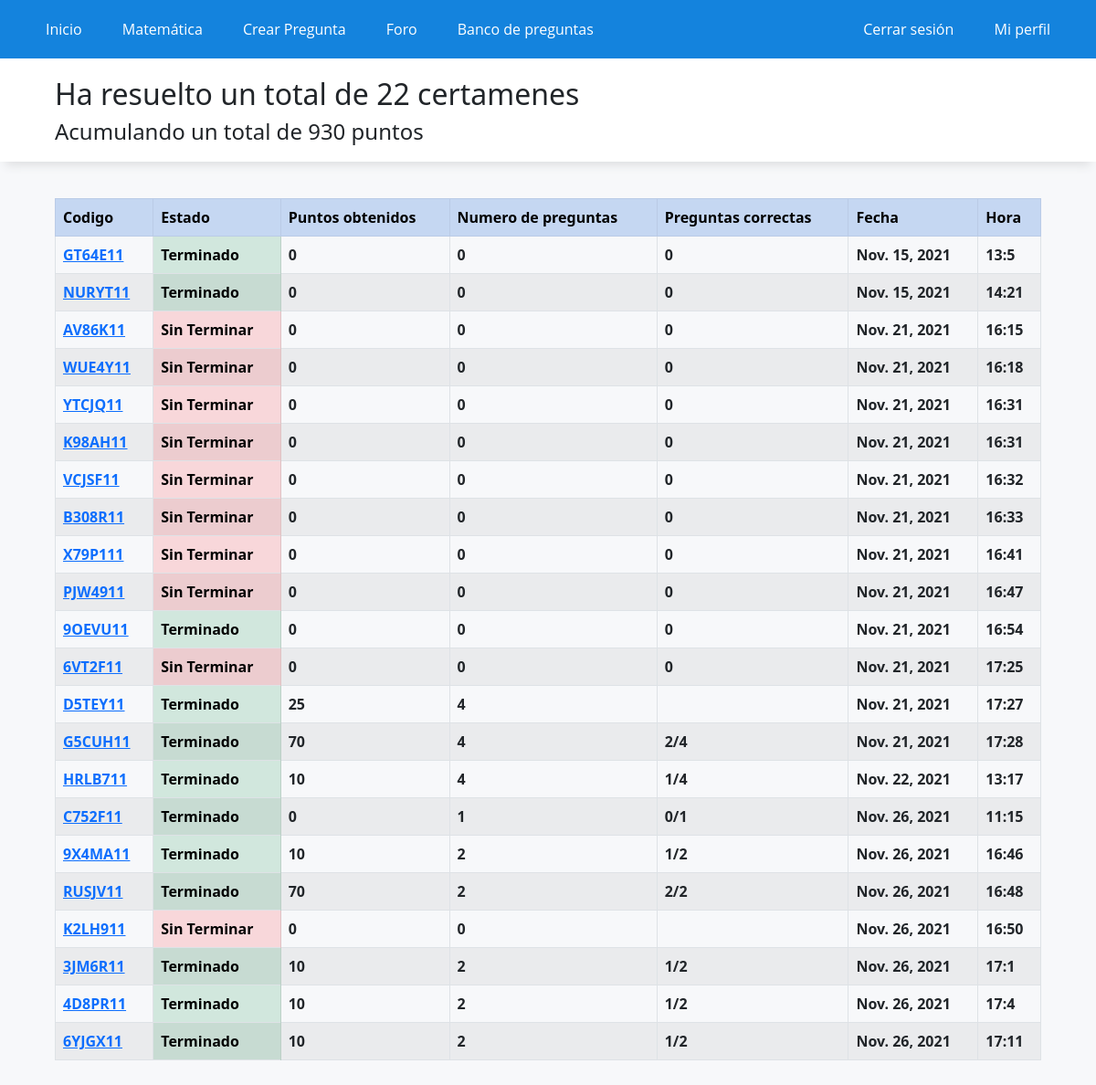
/historial/ (signed in), run on an earlier commit of the app's database.
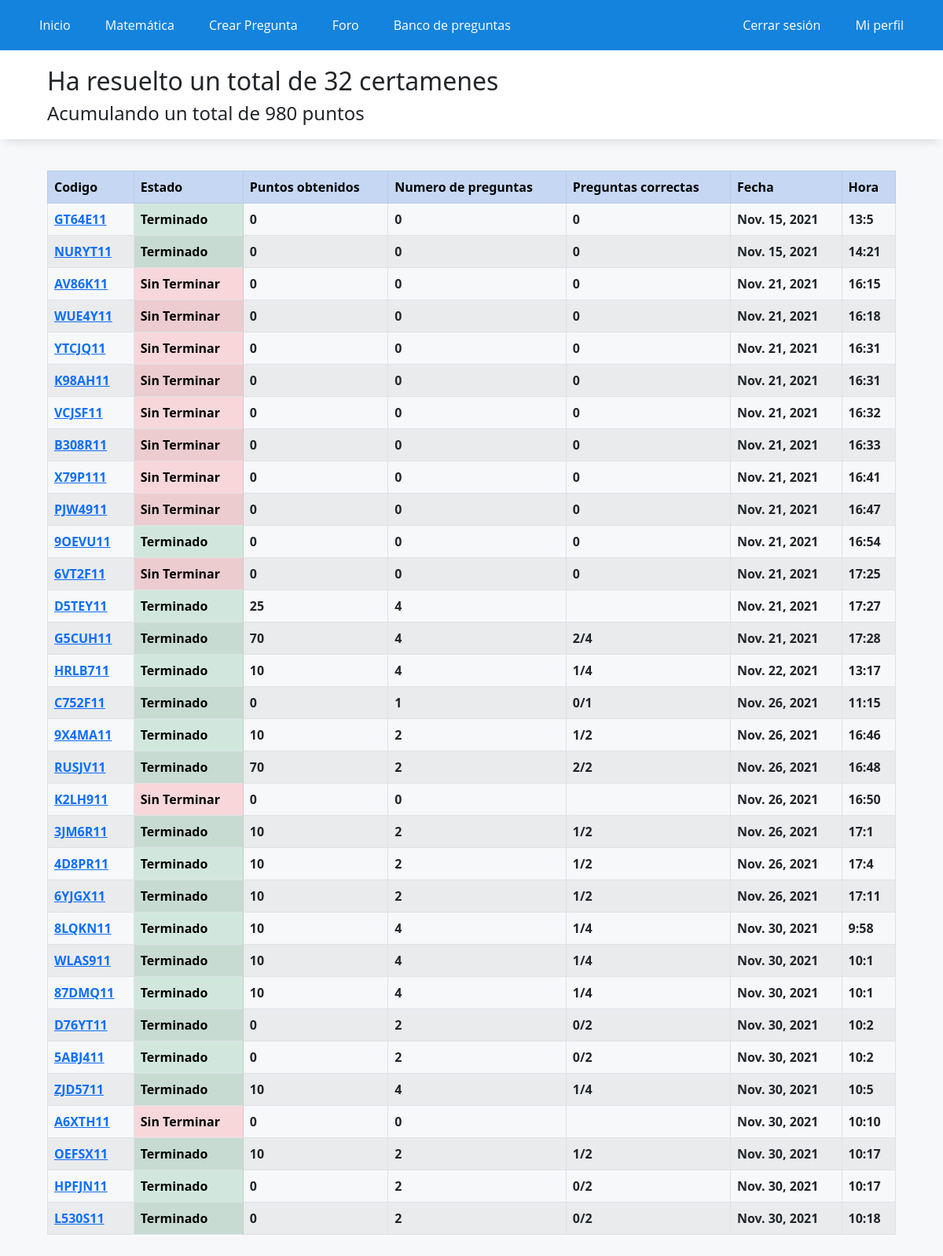
And on a later commit of the database.
### WebApp/models.py (models this page shows)
class historialCertamen(models.Model):
    id_usuario = models.IntegerField()
    id_preguntas = models.CharField(max_length=50)
    fecha = models.DateField(auto_now_add=True)
    hora = models.TimeField(auto_now_add=True)
    estado = models.BooleanField(default=False)
    id_certamen = models.CharField(max_length=20, default="")
    n_preguntas = models.IntegerField(default=0)
    n_correctas = models.CharField(max_length=20, default="")
    puntos = models.IntegerField(default=0)
    alternativa_marcadas = models.CharField(max_length=100, default="")

### WebApp/views.py (the view)
# urls.py: path('historial/',registro_certamenes, name="historial"),
def registro_certamenes(request):
    certamenes = historialCertamen.objects.filter(id_usuario=request.user.id)
    data= {
        'puntos': profile.objects.get(name_id=request.user.id).punctuation,
        'certamenes': certamenes,
        'n_certamenes': certamenes.count(),
    }
    return render(request,'app/registro_certamenes.html',data)

### WebApp/templates/app/registro_certamenes.html (shortened to what this page needs)
{% extends 'app/base.html' %}
{% load static %}
{% block contenido %}
<div class="titulo">
    <h2>Ha resuelto un total de {{n_certamenes}} certamenes</h2>
    <h4>Acumulando un total de {{puntos}} puntos</h4>
</div>
<div class="elContenedor">
    <table class="table table-striped table-bordered">
        <tr class="table-primary">
            <th>Codigo</th>
            <th>Estado</th>
            <th>Puntos obtenidos</th>
            <th>Numero de preguntas</th>
            <th>Preguntas correctas</th>
            <th>Fecha</th>
            <th>Hora</th>
        </tr>
        {% for certamen in certamenes %}
        <tr>
            <th><a href="/certamen/?id={{certamen.id_certamen}}">{{certamen.id_certamen}}</a></th>
            {% if certamen.estado %}
            <th class="table-success">Terminado</th>
            {% else %}
            <th class="table-danger">Sin Terminar</th>
            {% endif %}
            <th>{{certamen.puntos}}</th>
            <th>{{certamen.n_preguntas}}</th>
            <th>{{certamen.n_correctas}}</th>
            <th>{{certamen.fecha}}</th>
            <th>{{certamen.hora.hour}}:{{certamen.hora.minute}}</th>
        </tr>
        {% endfor %}
    </table>
</div>
{% endblock %}

### WebApp/templates/app/base.html (shortened to what this page needs)
<!DOCTYPE html>
<html lang="es">
<head>
    {% load static %}
    <link rel="stylesheet" href="https://use.fontawesome.com/releases/v5.6.3/css/all.css">
    <link href="https://cdn.jsdelivr.net/npm/bootstrap@5.1.3/dist/css/bootstrap.min.css" rel="stylesheet"
>
    <link rel="stylesheet" href="{% static 'app/css/styles.css' %}">
    <link rel="stylesheet" href="https://cdnjs.cloudflare.com/ajax/libs/mathquill/0.10.1/mathquill.css" />
</head>
<body>
    <header>
        <nav class="navegacion">
            <ul class="menu">
                <li><a href="{% url 'home' %}">Inicio</a></li>
                {% if user.is_authenticated %}
                <li><a class="mat">Matemática</a>
                </li>
                <li><a href="{% url 'crearPregunta' %}">Crear Pregunta</a></li>
                <li><a href="{% url 'foro1' %}">Foro</a></li>
                <li><a href="{% url 'banco-preguntas' %}">Banco de preguntas</a></li>
                {% endif %}
            </ul>
            <ul>
                {% if user.is_authenticated %}
                <li><a href="{% url 'logout' %}">Cerrar sesión</a></li>
                <li><a href="{% url 'mi_perfil' %}">Mi perfil</a></li>
                {% else %}
                <li><a href="{% url 'iniciar_sesion' %}">Iniciar sesión</a></li>
                <li><a href="{% url 'registrarse' %}">Registrarse</a></li>
                {% endif %}
            </ul>
        </nav>
    </header>
    {% if user.is_authenticated %}
    <div id="contenido">
        {% block contenido%}
        {% endblock %}
    </div>
    {% else %}
    <div id="contenido">
        <h1>Por Favor, inicia sesión para poder acceder al contenido :)</h1>
    </div>
    {% endif %}
</body>
</html>

### WebApp/static/app/css/styles.css (style rules this page uses)
* { margin: 0; padding: 0; -webkit-box-sizing: border-box; -moz-box-sizing: border-box; box-sizing: border-box; }
body { background: rgb(247,248,250); }
.navegacion { display: flex; justify-content: space-between; width: 100%; padding-inline: 30px; margin: auto; background: #1483dd; }
.navegacion ul { list-style: none; margin: 0; padding: 0; }
.navegacion > ul >li { position: relative; display: inline-block; }
.navegacion > ul > li > a { display: block; padding: 20px 20px; color: white; font-family: 'Open Sans', sans-serif; text-decoration: none; }
.mat { color: white; }
#contenido { width: 100%; padding-top: 0px; padding-bottom: 50px; margin:auto; }
.titulo { box-shadow: 0px 10px 10px -6px rgb(222,223,225); background-color: white; padding-top: 20px; padding-bottom: 10px; padding-left: 5%; margin-bottom: 40px; width: 100%; }
.elContenedor { width: 90%; padding-top: 0px; margin:auto; }

What changed in the data, as far as the page shows it:
added historialCertamen: id_certamen "8LQKN11", estado "Terminado", puntos "10", n_preguntas "4", n_correctas "1/4", fecha "Nov. 30, 2021", hora.hour "9", hora.minute "58"
added historialCertamen: id_certamen "WLAS911", estado "Terminado", puntos "10", n_preguntas "4", n_correctas "1/4", fecha "Nov. 30, 2021", hora.hour "10", hora.minute "1"
added historialCertamen: id_certamen "87DMQ11", estado "Terminado", puntos "10", n_preguntas "4", n_correctas "1/4", fecha "Nov. 30, 2021", hora.hour "10", hora.minute "1"
added historialCertamen: id_certamen "D76YT11", estado "Terminado", puntos "0", n_preguntas "2", n_correctas "0/2", fecha "Nov. 30, 2021", hora.hour "10", hora.minute "2"
added historialCertamen: id_certamen "5ABJ411", estado "Terminado", puntos "0", n_preguntas "2", n_correctas "0/2", fecha "Nov. 30, 2021", hora.hour "10", hora.minute "2"
added historialCertamen: id_certamen "ZJD5711", estado "Terminado", puntos "10", n_preguntas "4", n_correctas "1/4", fecha "Nov. 30, 2021", hora.hour "10", hora.minute "5"
added historialCertamen: id_certamen "A6XTH11", estado "Sin Terminar", puntos "0", n_preguntas "0", fecha "Nov. 30, 2021", hora.hour "10", hora.minute "10"
added historialCertamen: id_certamen "OEFSX11", estado "Terminado", puntos "10", n_preguntas "2", n_correctas "1/2", fecha "Nov. 30, 2021", hora.hour "10", hora.minute "17"
added historialCertamen: id_certamen "HPFJN11", estado "Terminado", puntos "0", n_preguntas "2", n_correctas "0/2", fecha "Nov. 30, 2021", hora.hour "10", hora.minute "17"
added historialCertamen: id_certamen "L530S11", estado "Terminado", puntos "0", n_preguntas "2", n_correctas "0/2", fecha "Nov. 30, 2021", hora.hour "10", hora.minute "18"
Also different on the page:
{{ n_certamenes }}: "22" → "32"
{{ puntos }}: "930" → "980"
